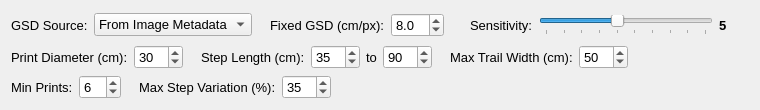
<?xml version="1.0" encoding="UTF-8"?>
<ui version="4.0">
 <class>SnowTrack</class>
 <widget class="QWidget" name="SnowTrack">
  <property name="geometry">
   <rect>
    <x>0</x>
    <y>0</y>
    <width>760</width>
    <height>110</height>
   </rect>
  </property>
  <property name="windowTitle">
   <string>Form</string>
  </property>
  <layout class="QVBoxLayout" name="verticalLayout">
   <item>
    <layout class="QHBoxLayout" name="horizontalLayout_gsd">
     <item>
      <widget class="QLabel" name="gsdModeLabel">
       <property name="font">
        <font>
         <pointsize>10</pointsize>
        </font>
       </property>
       <property name="toolTip">
        <string>How ADIAT converts real-world track sizes into pixels.
Every setting below is in centimeters on the ground, so the ground sample distance (GSD) of each image must be known.
• From Image Metadata: calculated per image from the drone's altitude and camera data (recommended)
• Fixed Value: the same GSD is used for every image
If an image has no usable altitude/camera metadata, the fixed value is used for it instead.
Over steep terrain the altitude above takeoff can differ from the height above the snow; use a fixed value if you know the true GSD.</string>
       </property>
       <property name="text">
        <string>GSD Source:</string>
       </property>
      </widget>
     </item>
     <item>
      <widget class="QComboBox" name="gsdModeComboBox">
       <property name="font">
        <font>
         <pointsize>10</pointsize>
        </font>
       </property>
       <property name="toolTip">
        <string>Where the ground sample distance (cm per pixel) of each image comes from.
• From Image Metadata: calculated from altitude and camera data, falling back to the fixed value
• Fixed Value: always use the fixed value</string>
       </property>
       <item>
        <property name="text">
         <string>From Image Metadata</string>
        </property>
       </item>
       <item>
        <property name="text">
         <string>Fixed Value</string>
        </property>
       </item>
      </widget>
     </item>
     <item>
      <spacer name="horizontalSpacer_gsd">
       <property name="orientation">
        <enum>Qt::Horizontal</enum>
       </property>
       <property name="sizeType">
        <enum>QSizePolicy::Fixed</enum>
       </property>
       <property name="sizeHint" stdset="0">
        <size>
         <width>12</width>
         <height>20</height>
        </size>
       </property>
      </spacer>
     </item>
     <item>
      <widget class="QLabel" name="gsdValueLabel">
       <property name="font">
        <font>
         <pointsize>10</pointsize>
        </font>
       </property>
       <property name="text">
        <string>Fixed GSD (cm/px):</string>
       </property>
      </widget>
     </item>
     <item>
      <widget class="QDoubleSpinBox" name="gsdSpinBox">
       <property name="font">
        <font>
         <pointsize>10</pointsize>
        </font>
       </property>
       <property name="toolTip">
        <string>Ground sample distance in centimeters per pixel.
• Range: 0.5 to 50.0
• Default: 8.0
Used for every image in Fixed Value mode, and for images without usable metadata otherwise.
Track detection works best between about 4 and 12 cm/px; coarser imagery shrinks prints below a pixel.</string>
       </property>
       <property name="decimals">
        <number>1</number>
       </property>
       <property name="minimum">
        <double>0.500000000000000</double>
       </property>
       <property name="maximum">
        <double>50.000000000000000</double>
       </property>
       <property name="singleStep">
        <double>0.500000000000000</double>
       </property>
       <property name="value">
        <double>8.000000000000000</double>
       </property>
      </widget>
     </item>
     <item>
      <spacer name="horizontalSpacer_sensitivity">
       <property name="orientation">
        <enum>Qt::Horizontal</enum>
       </property>
       <property name="sizeType">
        <enum>QSizePolicy::Fixed</enum>
       </property>
       <property name="sizeHint" stdset="0">
        <size>
         <width>20</width>
         <height>20</height>
        </size>
       </property>
      </spacer>
     </item>
     <item>
      <widget class="QLabel" name="sensitivityLabel">
       <property name="font">
        <font>
         <pointsize>10</pointsize>
        </font>
       </property>
       <property name="toolTip">
        <string>How faint a print may be and still be considered.
• Range: 1 to 10
• Default: 5
• Lower values: only well-shadowed prints (sunny conditions), fastest
• Higher values: also faint prints (flat light, wind-filled tracks)
Every trail must still beat the chance of lining up random clutter, so higher values mostly cost processing time; very high values can add false trails in cluttered snow.</string>
       </property>
       <property name="text">
        <string>Sensitivity:</string>
       </property>
      </widget>
     </item>
     <item>
      <widget class="QSlider" name="sensitivitySlider">
       <property name="toolTip">
        <string>Adjust how faint a print may be (1 = only strong prints, 10 = faint prints too).</string>
       </property>
       <property name="minimum">
        <number>1</number>
       </property>
       <property name="maximum">
        <number>10</number>
       </property>
       <property name="pageStep">
        <number>1</number>
       </property>
       <property name="value">
        <number>5</number>
       </property>
       <property name="orientation">
        <enum>Qt::Horizontal</enum>
       </property>
       <property name="tickPosition">
        <enum>QSlider::TicksBelow</enum>
       </property>
       <property name="tickInterval">
        <number>1</number>
       </property>
      </widget>
     </item>
     <item>
      <widget class="QLabel" name="sensitivityValueLabel">
       <property name="minimumSize">
        <size>
         <width>30</width>
         <height>0</height>
        </size>
       </property>
       <property name="font">
        <font>
         <pointsize>10</pointsize>
         <bold>true</bold>
        </font>
       </property>
       <property name="toolTip">
        <string>Current sensitivity (1-10).</string>
       </property>
       <property name="text">
        <string notr="true">5</string>
       </property>
      </widget>
     </item>
    </layout>
   </item>
   <item>
    <layout class="QHBoxLayout" name="horizontalLayout_gait">
     <item>
      <widget class="QLabel" name="printDiameterLabel">
       <property name="font">
        <font>
         <pointsize>10</pointsize>
        </font>
       </property>
       <property name="text">
        <string>Print Diameter (cm):</string>
       </property>
      </widget>
     </item>
     <item>
      <widget class="QSpinBox" name="printDiameterSpinBox">
       <property name="font">
        <font>
         <pointsize>10</pointsize>
        </font>
       </property>
       <property name="toolTip">
        <string>Typical diameter of one footprint depression.
• Range: 5 to 100 cm
• Default: 30 cm (posthole in deep, soft snow)
Sets the size of dark spot the detector looks for. Boot prints in packed snow are about 20 cm;
deep postholes are 25-35 cm. Must be smaller than the minimum step length.</string>
       </property>
       <property name="minimum">
        <number>5</number>
       </property>
       <property name="maximum">
        <number>100</number>
       </property>
       <property name="value">
        <number>30</number>
       </property>
      </widget>
     </item>
     <item>
      <spacer name="horizontalSpacer_print">
       <property name="orientation">
        <enum>Qt::Horizontal</enum>
       </property>
       <property name="sizeType">
        <enum>QSizePolicy::Fixed</enum>
       </property>
       <property name="sizeHint" stdset="0">
        <size>
         <width>12</width>
         <height>20</height>
        </size>
       </property>
      </spacer>
     </item>
     <item>
      <widget class="QLabel" name="stepLengthLabel">
       <property name="font">
        <font>
         <pointsize>10</pointsize>
        </font>
       </property>
       <property name="toolTip">
        <string>Distance between consecutive prints (left to right foot), center to center.
• Default: 35 to 90 cm
Walking adults take 60-80 cm steps on firm ground and 40-70 cm steps when postholing in deep snow.
Spacing outside this range (small animals, bounding animals) is ignored.</string>
       </property>
       <property name="text">
        <string>Step Length (cm):</string>
       </property>
      </widget>
     </item>
     <item>
      <widget class="QSpinBox" name="stepMinSpinBox">
       <property name="font">
        <font>
         <pointsize>10</pointsize>
        </font>
       </property>
       <property name="toolTip">
        <string>Shortest average step length to accept (cm).</string>
       </property>
       <property name="minimum">
        <number>10</number>
       </property>
       <property name="maximum">
        <number>300</number>
       </property>
       <property name="value">
        <number>35</number>
       </property>
      </widget>
     </item>
     <item>
      <widget class="QLabel" name="stepToLabel">
       <property name="font">
        <font>
         <pointsize>10</pointsize>
        </font>
       </property>
       <property name="text">
        <string>to</string>
       </property>
      </widget>
     </item>
     <item>
      <widget class="QSpinBox" name="stepMaxSpinBox">
       <property name="font">
        <font>
         <pointsize>10</pointsize>
        </font>
       </property>
       <property name="toolTip">
        <string>Longest average step length to accept (cm).</string>
       </property>
       <property name="minimum">
        <number>10</number>
       </property>
       <property name="maximum">
        <number>300</number>
       </property>
       <property name="value">
        <number>90</number>
       </property>
      </widget>
     </item>
     <item>
      <spacer name="horizontalSpacer_step">
       <property name="orientation">
        <enum>Qt::Horizontal</enum>
       </property>
       <property name="sizeType">
        <enum>QSizePolicy::Fixed</enum>
       </property>
       <property name="sizeHint" stdset="0">
        <size>
         <width>12</width>
         <height>20</height>
        </size>
       </property>
      </spacer>
     </item>
     <item>
      <widget class="QLabel" name="trailWidthLabel">
       <property name="font">
        <font>
         <pointsize>10</pointsize>
        </font>
       </property>
       <property name="text">
        <string>Max Trail Width (cm):</string>
       </property>
      </widget>
     </item>
     <item>
      <widget class="QSpinBox" name="trailWidthSpinBox">
       <property name="font">
        <font>
         <pointsize>10</pointsize>
        </font>
       </property>
       <property name="toolTip">
        <string>Largest sideways spread between left and right prints (center to center).
• Range: 5 to 200 cm
• Default: 50 cm
People walk with their feet 10-30 cm apart, wider when wading through deep snow.</string>
       </property>
       <property name="minimum">
        <number>5</number>
       </property>
       <property name="maximum">
        <number>200</number>
       </property>
       <property name="value">
        <number>50</number>
       </property>
      </widget>
     </item>
     <item>
      <spacer name="horizontalSpacer_gait">
       <property name="orientation">
        <enum>Qt::Horizontal</enum>
       </property>
       <property name="sizeHint" stdset="0">
        <size>
         <width>40</width>
         <height>20</height>
        </size>
       </property>
      </spacer>
     </item>
    </layout>
   </item>
   <item>
    <layout class="QHBoxLayout" name="horizontalLayout_cadence">
     <item>
      <widget class="QLabel" name="minPrintsLabel">
       <property name="font">
        <font>
         <pointsize>10</pointsize>
        </font>
       </property>
       <property name="text">
        <string>Min Prints:</string>
       </property>
      </widget>
     </item>
     <item>
      <widget class="QSpinBox" name="minPrintsSpinBox">
       <property name="font">
        <font>
         <pointsize>10</pointsize>
        </font>
       </property>
       <property name="toolTip">
        <string>Fewest detected prints a trail must contain to be reported.
• Range: 3 to 50
• Default: 6
Lower values find shorter trail fragments but accept more chance alignments of clutter.</string>
       </property>
       <property name="minimum">
        <number>3</number>
       </property>
       <property name="maximum">
        <number>50</number>
       </property>
       <property name="value">
        <number>6</number>
       </property>
      </widget>
     </item>
     <item>
      <spacer name="horizontalSpacer_prints">
       <property name="orientation">
        <enum>Qt::Horizontal</enum>
       </property>
       <property name="sizeType">
        <enum>QSizePolicy::Fixed</enum>
       </property>
       <property name="sizeHint" stdset="0">
        <size>
         <width>12</width>
         <height>20</height>
        </size>
       </property>
      </spacer>
     </item>
     <item>
      <widget class="QLabel" name="stepVariationLabel">
       <property name="font">
        <font>
         <pointsize>10</pointsize>
        </font>
       </property>
       <property name="text">
        <string>Max Step Variation (%):</string>
       </property>
      </widget>
     </item>
     <item>
      <widget class="QSpinBox" name="stepVariationSpinBox">
       <property name="font">
        <font>
         <pointsize>10</pointsize>
        </font>
       </property>
       <property name="toolTip">
        <string>How irregular the step lengths of a trail may be (coefficient of variation).
• Range: 5 to 100 %
• Default: 35 %
A walker's cadence is regular; random clutter is not. Raise this for rough terrain or tired, stumbling gait.</string>
       </property>
       <property name="minimum">
        <number>5</number>
       </property>
       <property name="maximum">
        <number>100</number>
       </property>
       <property name="value">
        <number>35</number>
       </property>
      </widget>
     </item>
     <item>
      <spacer name="horizontalSpacer_cadence">
       <property name="orientation">
        <enum>Qt::Horizontal</enum>
       </property>
       <property name="sizeHint" stdset="0">
        <size>
         <width>40</width>
         <height>20</height>
        </size>
       </property>
      </spacer>
     </item>
    </layout>
   </item>
  </layout>
 </widget>
 <resources/>
 <connections/>
</ui>
